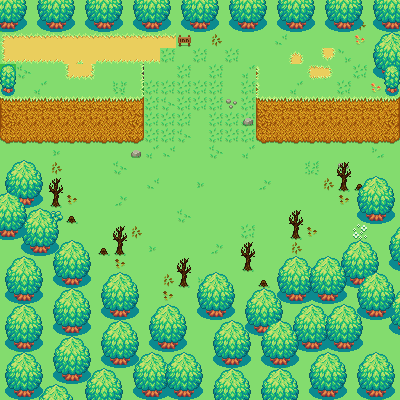

Rendered tile map (Tiled .tmx) drawn with the repository's tilesets; below, a short description and the map source with its tile grids summarised:
An orthogonal 25x25 tile map with 16x16 px tiles, 5 tile layers (Suelo, montaña, decoracion, arboles, ...), 3 tilesets and 34 objects.

<map version="1.5" tiledversion="1.7.2" orientation="orthogonal" renderorder="right-down" width="25" height="25" tilewidth="16" tileheight="16" infinite="0" nextlayerid="7" nextobjectid="40">
 <tileset firstgid="1" source="Overworld.tsx" />
 <tileset firstgid="1441" source="NuevaModificaccion.tsx" />
 <tileset firstgid="1917" source="cambio.tsx" />
 <layer id="1" name="Suelo" width="25" height="25">
  <data>[625 cells, 625 non-empty, 22 distinct tile ids]</data>
 </layer>
 <layer id="2" name="montaña" width="25" height="25">
  <data>[625 cells, 91 non-empty, 22 distinct tile ids]</data>
 </layer>
 <layer id="4" name="decoracion" width="25" height="25">
  <data>[625 cells, 120 non-empty, 27 distinct tile ids]</data>
 </layer>
 <layer id="3" name="arboles" width="25" height="25">
  <data>[625 cells, 269 non-empty, 13 distinct tile ids]</data>
 </layer>
 <layer id="5" name="Arboles_2" width="25" height="25">
  <data>[625 cells, 30 non-empty, 9 distinct tile ids]</data>
 </layer>
 <objectgroup id="6" name="Capa de Objetos 1">
  <object id="2" x="-4" y="162.5" width="45.5" height="243.5" />
  <object id="3" x="43.5" y="277.5" width="95" height="130" />
  <object id="4" x="400" y="141.5" width="31" height="265.5" />
  <object id="5" x="-6.5" y="-7.5" width="414.5" height="37" />
  <object id="6" x="-1" y="89" width="145" height="55" />
  <object id="7" x="0" y="62.5" width="17.5" height="30.5" />
  <object id="8" x="138" y="65" width="6.5" height="31.5" />
  <object id="9" x="254.5" y="93.5" width="147" height="48.5" />
  <object id="10" x="374" y="28.5" width="34.5" height="71.5" />
  <object id="11" x="254.5" y="78" width="7.5" height="19" />
  <object id="15" x="43" y="209" width="19" height="69.5" />
  <object id="16" x="61.5" y="241" width="32.5" height="37" />
  <object id="17" x="110" y="272" width="22.5" height="5.5" />
  <object id="18" x="198.167" y="273.5" width="35.8333" height="16.3333" />
  <object id="19" x="278" y="256" width="122.5" height="35" />
  <object id="20" x="340.5" y="237.5" width="60.5" height="20" />
  <object id="21" x="357.5" y="175.5" width="42" height="63" />
  <object id="22" x="-5" y="144" width="5.5" height="20" />
  <object id="23" x="-1" y="29.6364" width="1.09091" height="33" />
  <object id="24" x="138.5" y="304" width="261.5" height="130" />
  <object id="26" x="198" y="289.833" width="203.167" height="41.1667" />
  <object id="27" x="336.364" y="161.091" width="15.2727" height="31.2727" />
  <object id="28" x="288.545" y="210.182" width="14.9091" height="28.3636" />
  <object id="29" x="239.636" y="242.545" width="16" height="28.3636" />
  <object id="30" x="258.364" y="278.545" width="12.3636" height="9.45455" />
  <object id="31" x="176.545" y="258.727" width="14" height="29.0909" />
  <object id="32" x="112.545" y="226.364" width="14.7273" height="28.5455" />
  <object id="33" x="97.4545" y="245.636" width="12.1818" height="9.63636" />
  <object id="34" x="49.2727" y="179.636" width="11.6364" height="27.8182" />
  <object id="35" x="64.7273" y="213.818" width="11.6364" height="11.2727" />
  <object id="36" x="129.636" y="149.091" width="12.3636" height="10" />
  <object id="37" x="242.909" y="116.364" width="11.2727" height="9.09091" />
  <object id="38" x="225.091" y="97.4545" width="12" height="11.6364" />
  <object id="39" x="177.091" y="34.7273" width="14.5455" height="12.1818" />
 </objectgroup>
</map>
